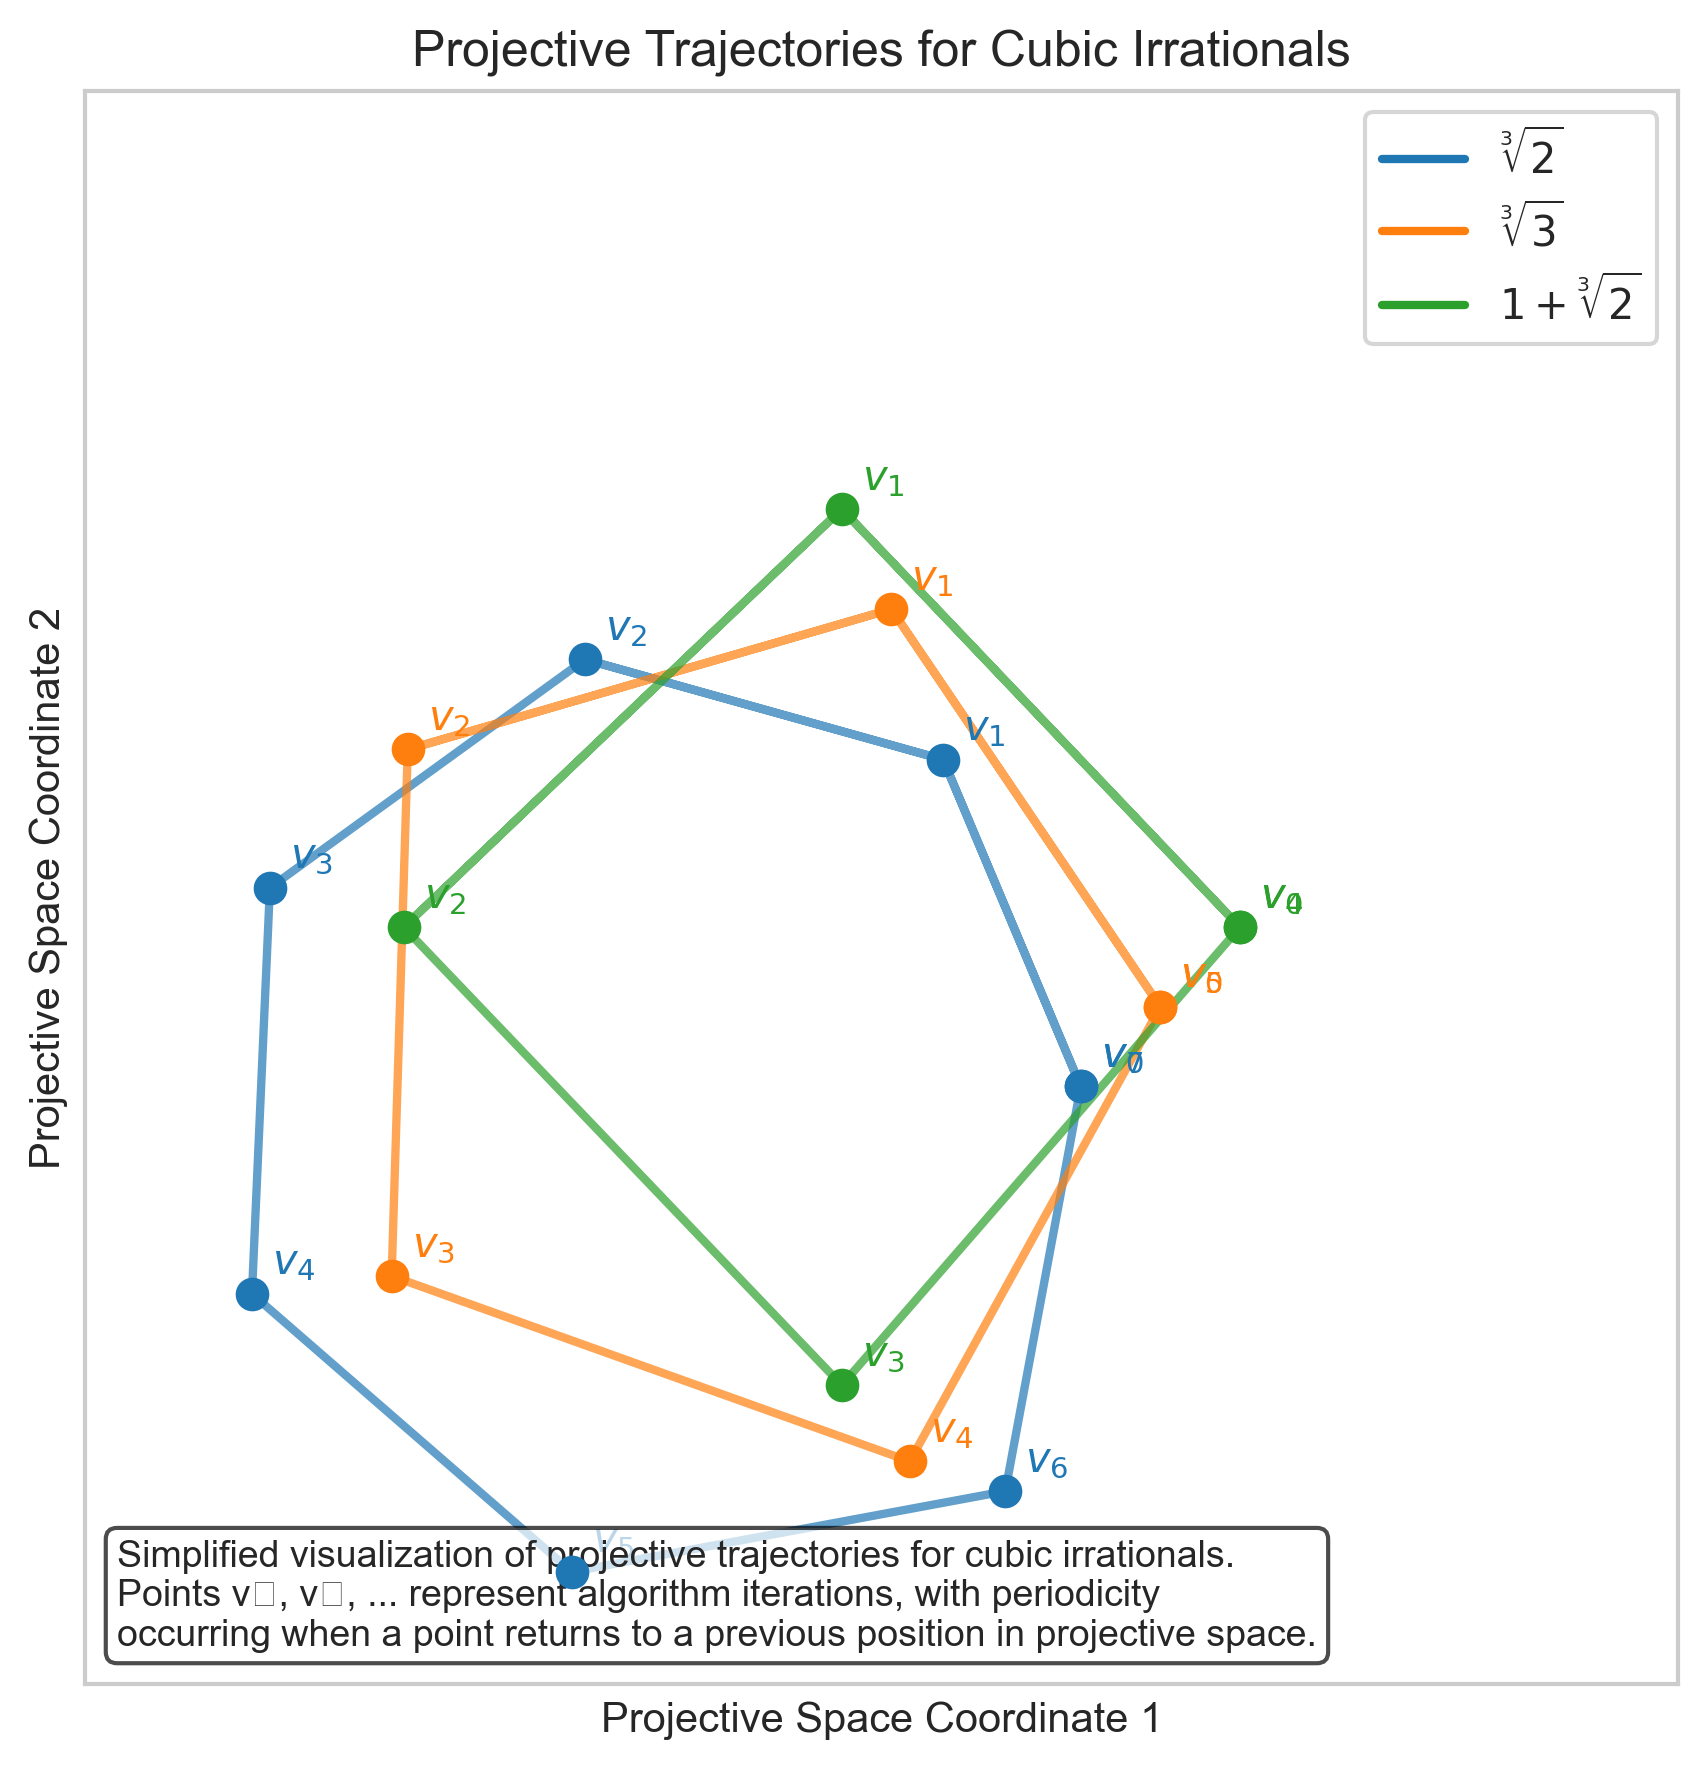

Here is the Python script that generated this plot:
import numpy as np
import matplotlib.pyplot as plt
from matplotlib.lines import Line2D

# Set up figure with clean, professional style
plt.style.use("seaborn-v0_8-whitegrid")
fig, ax = plt.subplots(figsize=(8, 6))

# Define colors for different trajectories
colors = ["#1f77b4", "#ff7f0e", "#2ca02c"]

# Define starting points and transformations for different cubic irrationals
# These are simplified approximations for demonstration purposes
cubics = [
    {"name": r"$\sqrt[3]{2}$", "color": colors[0], "period": 7},
    {"name": r"$\sqrt[3]{3}$", "color": colors[1], "period": 5},
    {"name": r"$1+\sqrt[3]{2}$", "color": colors[2], "period": 4},
]

# Generate trajectories - these are simplified placeholder patterns
for i, cubic in enumerate(cubics):
    # Create a simplified circular/spiral trajectory
    # In reality, these would be calculated using the HAPD algorithm
    t = np.linspace(0, 2 * np.pi, 100)
    period = cubic["period"]

    # Generate points that form a loop with the given period
    # We'll highlight specific points along the trajectory
    points_x = []
    points_y = []

    # Creating a spiral-like trajectory that eventually repeats
    for j in range(period + 3):  # Add a few extra points for visualization
        angle = 2 * np.pi * j / period
        radius = 1.0 + 0.05 * j  # Slight spiral to separate points visually
        if j >= period:
            # Close the loop by returning to earlier points (showing periodicity)
            angle = 2 * np.pi * (j - period) / period
            radius = 1.0 + 0.05 * (j - period)

        x = radius * np.cos(angle) + 0.2 * i  # Offset each trajectory slightly
        y = radius * np.sin(angle) + 0.2 * i
        points_x.append(x)
        points_y.append(y)

    # Plot the trajectory
    ax.plot(points_x, points_y, "-", color=cubic["color"], alpha=0.7, linewidth=2)

    # Plot the points with labels
    for j in range(len(points_x)):
        if j <= period:  # Only label the main points
            ax.scatter(points_x[j], points_y[j], color=cubic["color"], s=50, zorder=10)
            ax.text(
                points_x[j] + 0.05,
                points_y[j] + 0.05,
                f"$v_{j}$",
                fontsize=10,
                color=cubic["color"],
            )

    # Highlight the periodicity with a dashed line connecting equivalent points
    if len(points_x) > period:
        ax.plot(
            [points_x[0], points_x[period]],
            [points_y[0], points_y[period]],
            "--",
            color=cubic["color"],
            linewidth=1.5,
            alpha=0.6,
        )

# Create legend
legend_elements = [
    Line2D([0], [0], color=cubic["color"], lw=2, label=cubic["name"])
    for cubic in cubics
]
ax.legend(handles=legend_elements, loc="upper right", frameon=True)

# Set labels and title
ax.set_xlabel("Projective Space Coordinate 1")
ax.set_ylabel("Projective Space Coordinate 2")
ax.set_title("Projective Trajectories for Cubic Irrationals")

# Adjust axis limits for cleaner appearance
ax.set_xlim([-1.5, 2.5])
ax.set_ylim([-1.5, 2.5])

# Remove tick numbers for cleaner appearance
ax.set_xticks([])
ax.set_yticks([])

# Equal aspect ratio for better visualization
ax.set_aspect("equal")

# Add a simple annotation explaining the visualization
ax.text(
    0.02,
    0.02,
    "Simplified visualization of projective trajectories for cubic irrationals.\n"
    "Points v₀, v₁, ... represent algorithm iterations, with periodicity\n"
    "occurring when a point returns to a previous position in projective space.",
    transform=ax.transAxes,
    fontsize=9,
    verticalalignment="bottom",
    bbox=dict(boxstyle="round", facecolor="white", alpha=0.7),
)

# Save the figure
plt.tight_layout()
plt.savefig("cubic_trajectories.pdf", dpi=300, bbox_inches="tight")
plt.savefig("cubic_trajectories.png", dpi=300, bbox_inches="tight")
plt.close()

print("Generated cubic_trajectories visualization.")
